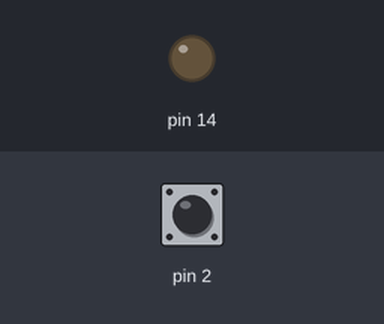
A sketch run on a simulated Arduino Uno, built with avr-gcc and run on an emulated ATmega328P. On the bench: output pins drawn as LEDs (lit = HIGH). Dashed ring = blinking. Inputs (shaded band) come from the test bench; at power-on: pin 2 LOW. What the sketch prints to the serial monitor is not drawn.

Above: at 1.2 s.
1.3 s: pin 2 driven HIGH
At 2.4 s:
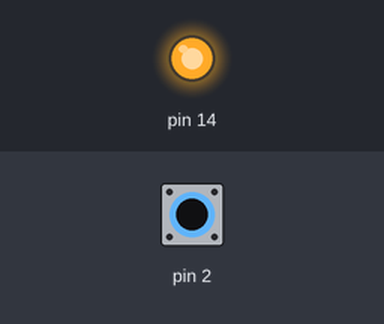
2.8 s: pin 2 driven LOW
At 3.6 s:
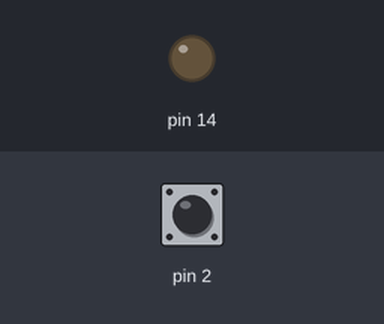
5.8 s: pin 2 pulsed HIGH 5 times (0.12 s each, 0.3 s apart)
At 5.86 s:
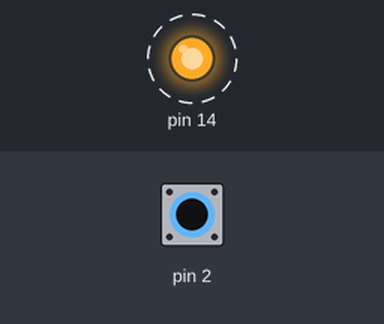
Timing chart, 0 to 8.8 s (numbered marks = the images above; inputs shaded):
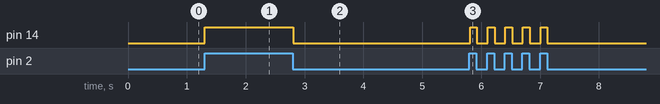

The sketch:

Button_Di.ino
```cpp
int buttonState = 0;

void setup() {
  // Configure pins for I/O
  pinMode(2, INPUT);
  pinMode(14, OUTPUT);
  Serial.begin(9600);
}

void loop() {
  // Read button state
  buttonState = digitalRead(2);

  if(buttonState == HIGH)
  {
    Serial.println("High");
    digitalWrite(14, HIGH);
  }
  else
  {
    Serial.println("Low");
    digitalWrite(14, LOW);
  }

}
```

Measured:
- after the input at 1.3 s, pin 14: LOW → HIGH at once
- after the input at 2.8 s, pin 14: HIGH → LOW at once
- after the input at 5.8 s, pin 14: alternates HIGH for 0.12 s and LOW for 0.18 s, 10 changes in all, then stays LOW, starting at once
